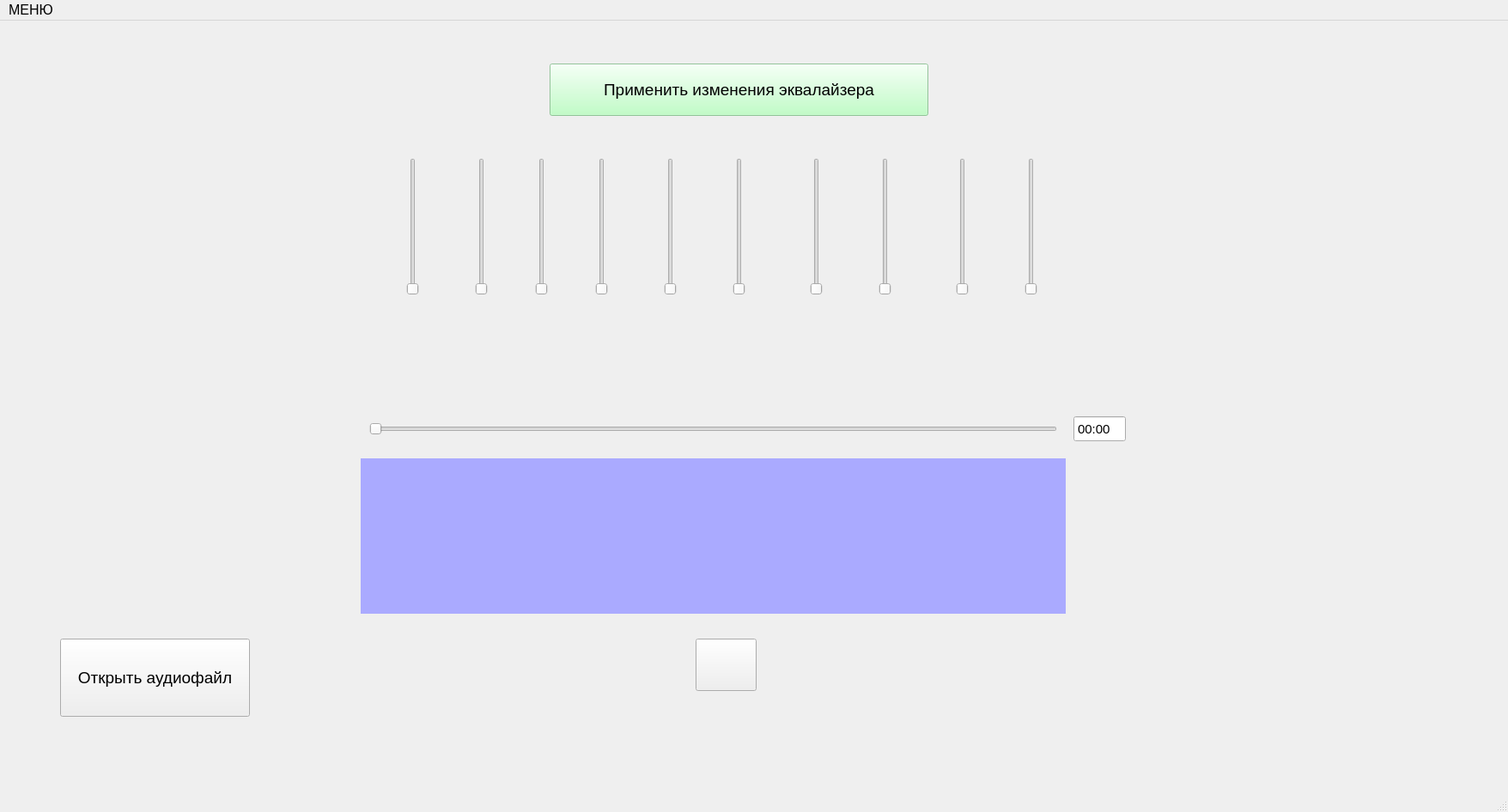
<?xml version="1.0" encoding="UTF-8"?>
<ui version="4.0">
 <class>MainWindow</class>
 <widget class="QMainWindow" name="MainWindow">
  <property name="geometry">
   <rect>
    <x>0</x>
    <y>0</y>
    <width>1756</width>
    <height>946</height>
   </rect>
  </property>
  <property name="windowTitle">
   <string>Аудиоредактор</string>
  </property>
  <widget class="QWidget" name="centralwidget">
   <widget class="QPushButton" name="pushButton">
    <property name="geometry">
     <rect>
      <x>810</x>
      <y>720</y>
      <width>71</width>
      <height>61</height>
     </rect>
    </property>
    <property name="text">
     <string/>
    </property>
    <property name="icon">
     <iconset>
      <normaloff>build/Desktop_Qt_6_9_0_shared_MinGW_w64_MINGW64_MSYS2-Debug/Play_Button.png</normaloff>build/Desktop_Qt_6_9_0_shared_MinGW_w64_MINGW64_MSYS2-Debug/Play_Button.png</iconset>
    </property>
    <property name="iconSize">
     <size>
      <width>74</width>
      <height>63</height>
     </size>
    </property>
    <property name="checkable">
     <bool>true</bool>
    </property>
    <property name="checked">
     <bool>false</bool>
    </property>
   </widget>
   <widget class="QPushButton" name="pushButton_2">
    <property name="geometry">
     <rect>
      <x>70</x>
      <y>720</y>
      <width>221</width>
      <height>91</height>
     </rect>
    </property>
    <property name="font">
     <font>
      <pointsize>14</pointsize>
     </font>
    </property>
    <property name="text">
     <string>Открыть аудиофайл</string>
    </property>
   </widget>
   <widget class="QWidget" name="widget" native="true">
    <property name="geometry">
     <rect>
      <x>420</x>
      <y>510</y>
      <width>821</width>
      <height>181</height>
     </rect>
    </property>
    <property name="styleSheet">
     <string notr="true">background-color: rgb(170, 170, 255);</string>
    </property>
   </widget>
   <widget class="QSlider" name="horizontalSlider">
    <property name="geometry">
     <rect>
      <x>430</x>
      <y>460</y>
      <width>801</width>
      <height>31</height>
     </rect>
    </property>
    <property name="styleSheet">
     <string notr="true">border-color: qlineargradient(spread:pad, x1:0, y1:0, x2:1, y2:0, stop:0 rgba(255, 178, 102, 255), stop:0.55 rgba(235, 148, 61, 255), stop:0.98 rgba(0, 0, 0, 255), stop:1 rgba(0, 0, 0, 0));
color: rgb(170, 0, 255);
border-left-color: rgb(255, 170, 127);</string>
    </property>
    <property name="orientation">
     <enum>Qt::Orientation::Horizontal</enum>
    </property>
   </widget>
   <widget class="QTimeEdit" name="timeEdit">
    <property name="geometry">
     <rect>
      <x>1250</x>
      <y>460</y>
      <width>61</width>
      <height>31</height>
     </rect>
    </property>
    <property name="font">
     <font>
      <pointsize>11</pointsize>
     </font>
    </property>
    <property name="cursor">
     <cursorShape>BusyCursor</cursorShape>
    </property>
    <property name="focusPolicy">
     <enum>Qt::FocusPolicy::NoFocus</enum>
    </property>
    <property name="readOnly">
     <bool>true</bool>
    </property>
    <property name="buttonSymbols">
     <enum>QAbstractSpinBox::ButtonSymbols::NoButtons</enum>
    </property>
    <property name="displayFormat">
     <string>mm:ss</string>
    </property>
   </widget>
   <widget class="QSlider" name="eqBand0">
    <property name="geometry">
     <rect>
      <x>470</x>
      <y>160</y>
      <width>22</width>
      <height>160</height>
     </rect>
    </property>
    <property name="orientation">
     <enum>Qt::Orientation::Vertical</enum>
    </property>
   </widget>
   <widget class="QSlider" name="eqBand1">
    <property name="geometry">
     <rect>
      <x>550</x>
      <y>160</y>
      <width>22</width>
      <height>160</height>
     </rect>
    </property>
    <property name="orientation">
     <enum>Qt::Orientation::Vertical</enum>
    </property>
   </widget>
   <widget class="QSlider" name="eqBand2">
    <property name="geometry">
     <rect>
      <x>620</x>
      <y>160</y>
      <width>22</width>
      <height>160</height>
     </rect>
    </property>
    <property name="orientation">
     <enum>Qt::Orientation::Vertical</enum>
    </property>
   </widget>
   <widget class="QSlider" name="eqBand3">
    <property name="geometry">
     <rect>
      <x>690</x>
      <y>160</y>
      <width>22</width>
      <height>160</height>
     </rect>
    </property>
    <property name="orientation">
     <enum>Qt::Orientation::Vertical</enum>
    </property>
   </widget>
   <widget class="QSlider" name="eqBand4">
    <property name="geometry">
     <rect>
      <x>770</x>
      <y>160</y>
      <width>22</width>
      <height>160</height>
     </rect>
    </property>
    <property name="orientation">
     <enum>Qt::Orientation::Vertical</enum>
    </property>
   </widget>
   <widget class="QSlider" name="eqBand6">
    <property name="geometry">
     <rect>
      <x>940</x>
      <y>160</y>
      <width>22</width>
      <height>160</height>
     </rect>
    </property>
    <property name="orientation">
     <enum>Qt::Orientation::Vertical</enum>
    </property>
   </widget>
   <widget class="QSlider" name="eqBand5">
    <property name="geometry">
     <rect>
      <x>850</x>
      <y>160</y>
      <width>22</width>
      <height>160</height>
     </rect>
    </property>
    <property name="orientation">
     <enum>Qt::Orientation::Vertical</enum>
    </property>
   </widget>
   <widget class="QSlider" name="eqBand8">
    <property name="geometry">
     <rect>
      <x>1110</x>
      <y>160</y>
      <width>22</width>
      <height>160</height>
     </rect>
    </property>
    <property name="orientation">
     <enum>Qt::Orientation::Vertical</enum>
    </property>
   </widget>
   <widget class="QSlider" name="eqBand7">
    <property name="geometry">
     <rect>
      <x>1020</x>
      <y>160</y>
      <width>22</width>
      <height>160</height>
     </rect>
    </property>
    <property name="orientation">
     <enum>Qt::Orientation::Vertical</enum>
    </property>
   </widget>
   <widget class="QSlider" name="eqBand9">
    <property name="geometry">
     <rect>
      <x>1190</x>
      <y>160</y>
      <width>22</width>
      <height>160</height>
     </rect>
    </property>
    <property name="orientation">
     <enum>Qt::Orientation::Vertical</enum>
    </property>
   </widget>
   <widget class="QPushButton" name="onSave">
    <property name="geometry">
     <rect>
      <x>640</x>
      <y>50</y>
      <width>441</width>
      <height>61</height>
     </rect>
    </property>
    <property name="font">
     <font>
      <pointsize>14</pointsize>
      <fontweight>DemiBold</fontweight>
     </font>
    </property>
    <property name="styleSheet">
     <string notr="true">background-color: rgba(174, 255, 183, 200);</string>
    </property>
    <property name="text">
     <string>Применить изменения эквалайзера</string>
    </property>
   </widget>
  </widget>
  <widget class="QMenuBar" name="menubar">
   <property name="geometry">
    <rect>
     <x>0</x>
     <y>0</y>
     <width>1756</width>
     <height>33</height>
    </rect>
   </property>
   <property name="font">
    <font>
     <pointsize>12</pointsize>
    </font>
   </property>
   <widget class="QMenu" name="menu">
    <property name="font">
     <font>
      <family>Segoe UI Variable</family>
      <pointsize>12</pointsize>
      <bold>false</bold>
     </font>
    </property>
    <property name="title">
     <string>МЕНЮ</string>
    </property>
    <addaction name="action"/>
    <addaction name="action_2"/>
    <addaction name="action_3"/>
    <addaction name="action_4"/>
   </widget>
   <addaction name="menu"/>
  </widget>
  <widget class="QStatusBar" name="statusbar"/>
  <action name="action">
   <property name="text">
    <string>Вырезать фрагмент для сохранения</string>
   </property>
   <property name="font">
    <font>
     <pointsize>12</pointsize>
    </font>
   </property>
  </action>
  <action name="action_2">
   <property name="text">
    <string>Удалить фрагмент из аудиофайла</string>
   </property>
   <property name="font">
    <font>
     <pointsize>12</pointsize>
    </font>
   </property>
  </action>
  <action name="action_3">
   <property name="text">
    <string>Микширование</string>
   </property>
  </action>
  <action name="action_4">
   <property name="text">
    <string>Конвертация</string>
   </property>
  </action>
 </widget>
 <resources/>
 <connections/>
</ui>
